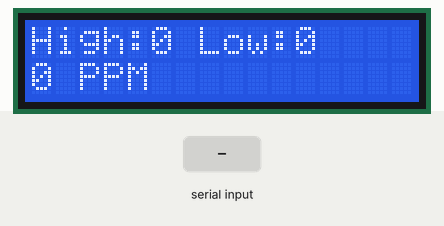
This sketch was run on a simulated Arduino Uno, built with avr-gcc and run on an emulated ATmega328P. Shown: 16×2 character LCD. The test bench sets the inputs (shaded band). What the sketch prints to the serial monitor is not drawn.

Above: at 3.1 s.
3.2 s: "1\n" received over the second serial link
Timing chart, 0 to 6.2 s (numbered marks = the images above; inputs shaded):
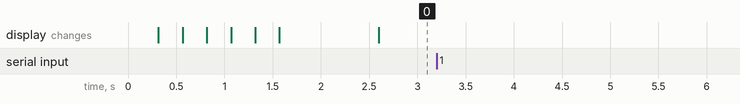

The sketch:

mh-z14_UART.ino
```cpp
#include <SoftwareSerial.h>
#include <Wire.h>  // Comes with Arduino IDE
// Get the LCD I2C Library here:
// https://bitbucket.org/fmalpartida/new-liquidcrystal/downloads
// Move any other LCD libraries to another folder or delete them
// See Library "Docs" folder for possible commands etc.
#include <LiquidCrystal_I2C.h>


// set the LCD address to 0x27 for a 16 chars 2 line display
// A FEW use address 0x3F
// Set the pins on the I2C chip used for LCD connections:
//                    addr, en,rw,rs,d4,d5,d6,d7,bl,blpol
LiquidCrystal_I2C lcd(0x27, 2, 1, 0, 4, 5, 6, 7, 3, POSITIVE);  // Set the LCD I2C address


SoftwareSerial mySerial(A0, A1); // A0 and A1 on Arduino to RX, TX on MH-Z14 respectively

// Calibrate zero point command
//byte cmd[9] = {0xFF,0x01,0x87,0x00,0x00,0x00,0x00,0x00,0x78};
//another calibrate zero point command, not sure which is correct
//byte cmd[9] = {0xff, 0x87, 0x87, 0x00, 0x00, 0x00, 0x00, 0x00, 0xf2};

//Calibrate span point command
//byte cmd[9] = {0xFF,0x01,0x88,0x07,0xD0,0x00,0x00,0x00,0xA0};
//another calibrate span point command, not sure which is correct
//byte cmd[9] = {0xff, 0x88, 0x88, 0x00, 0x00, 0x00, 0x00, 0x00, 0xf0};


//Reqest Gas concentration command
byte cmd[9] = {0xFF,0x01,0x86,0x00,0x00,0x00,0x00,0x00,0x79};
char response[9];
String ppmString = " ";

void setup() {
  // Run serial to connect to a computer
  Serial.begin(9600);
  // Start the serial connection to the MH-Z14
  mySerial.begin(9600);

  lcd.begin(16,2);   // initialize the lcd for 16 chars 2 lines, turn on backlight

// ------- Quick 3 blinks of backlight  -------------
  for(int i = 0; i< 3; i++)
  {
    lcd.backlight();
    delay(250);
    lcd.noBacklight();
    delay(250);
  }
  lcd.backlight(); // finish with backlight on
}

void loop()
{
  //Pinging CO2, we read, reply and translate intoPPM
  mySerial.write(cmd,9);
  mySerial.readBytes(response, 9);
  int responseHigh = (int) response[2];
  int responseLow = (int) response[3];
  int ppm = (256*responseHigh)+responseLow;

  ppmString = String(ppm); //int to string
  // Output on display
  for(int x=0;x<9;x++)
  {
    Serial.print((int)response[x], HEX);
    Serial.print(" ");
  }
  Serial.print("\n");
  //Serial.println((int)response, HEX);

  lcd.setCursor(0,0);
  lcd.print("High:" + (String)responseHigh + " Low:" + (String)responseLow);

  lcd.setCursor(0,1);
  lcd.print(ppmString + " PPM");

  Serial.println("High:" + (String)responseHigh + " Low:" + (String)responseLow);
  Serial.print("PPM ");
  Serial.println(ppm);
  Serial.println("-----------------------------------");
  // Pause 10 seconds
  delay(10000);
}
```

Measured:
- after the input at 3.2 s, every drawn part: stays the same
